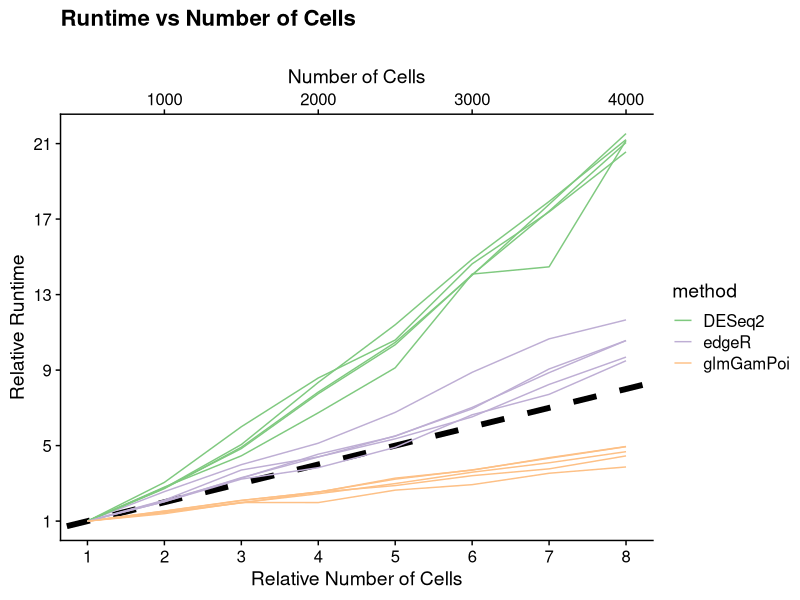
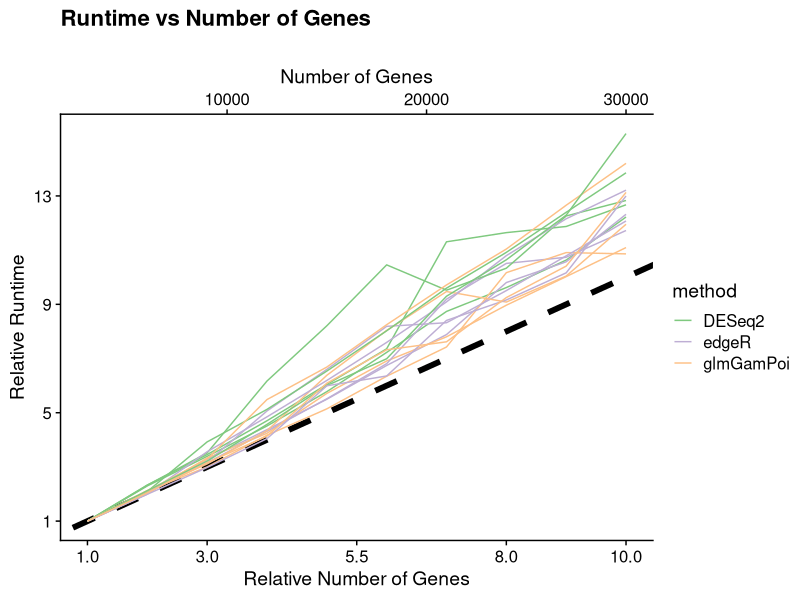
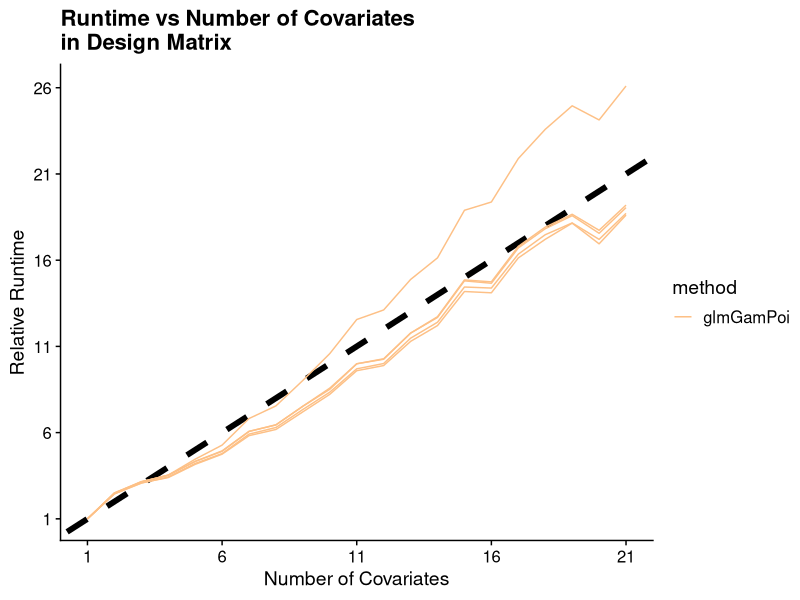
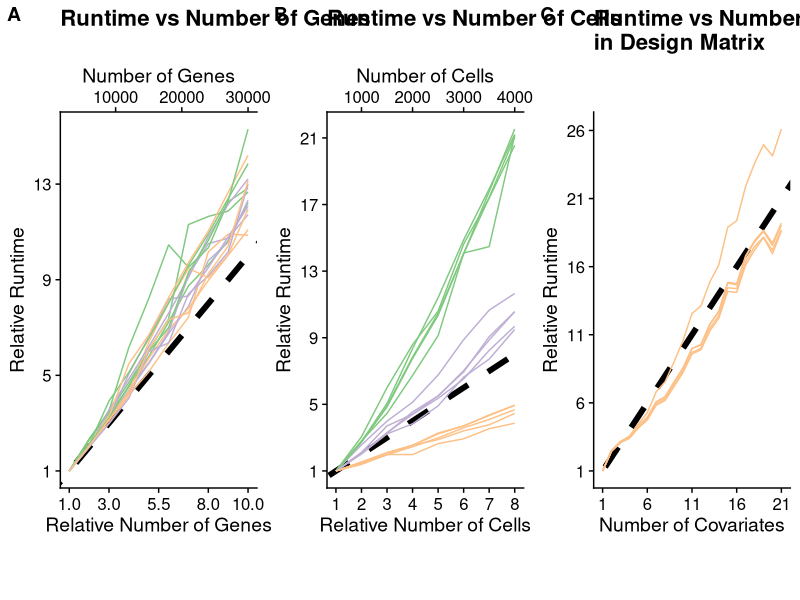

Here is the R script that generated these plots, in order: (Note: this script raises an error after producing the figures.)
## ---- chunk 1
library(tidyverse)
## ---- chunk 2
asymp_bench_res <- read_tsv("data/asymp_bench_res.tsv")
asymp_bench_res
## ---- chunk 3
p_cell_scaling <- asymp_bench_res %>%
  filter(dimension == "Cell") %>%
  filter(method %in% c("glm_gp",  "DESeq2", "edgeR")) %>%
  mutate(method = ifelse(method == "glm_gp", "glmGamPoi", method)) %>%
  group_by(job_id, method) %>%
  mutate(rel_timing = timing_elapsed / timing_elapsed[number == min(number)]) %>%
  mutate(rel_number = number / min(number)) %>%
  ggplot(aes(x = rel_number, y = rel_timing)) +
    geom_abline(intercept = 0, slope = 1, size = 2, linetype = "dashed") +
    geom_line(aes(color = method, group = paste0(job_id, "-", method))) +
    # coord_fixed() +
    labs(title = "Runtime vs Number of Cells\n",
         y = "Relative duration") +
    scale_x_continuous(breaks = 1:8, name = "Relative Number of Cells",
                       sec.axis = sec_axis(trans = ~ .x * min(filter(asymp_bench_res, dimension == "Cell")$number),
                                            name = "Number of Cells")) +
    scale_y_continuous(breaks = seq(1, 24, by = 4), name = "Relative Runtime") +
    scale_color_brewer(type = "qual", palette = 1) +
    cowplot::theme_cowplot() +
    NULL

p_cell_scaling


p_gene_scaling <- asymp_bench_res %>%
  filter(dimension == "Gene") %>%
  filter(method %in% c("glm_gp", "DESeq2", "edgeR")) %>%
  mutate(method = ifelse(method == "glm_gp", "glmGamPoi", method)) %>%
  group_by(job_id, method) %>%
  mutate(rel_timing = timing_elapsed / timing_elapsed[number == min(number)]) %>%
  mutate(rel_number = number / min(number)) %>%
  ggplot(aes(x = rel_number, y = rel_timing)) +
    geom_abline(intercept = 0, slope = 1, size = 2, linetype = "dashed") +
    geom_line(aes(color = method, group = paste0(job_id, "-", method))) +
    # coord_fixed() +
    labs(title = "Runtime vs Number of Genes\n",
         y = "Relative duration") +
    scale_x_continuous(breaks = c(1, 3, 5.5, 8, 10), name = "Relative Number of Genes",
                       sec.axis = sec_axis(trans = ~ .x * min(filter(asymp_bench_res, dimension == "Gene")$number),
                                            name = "Number of Genes")) +
    scale_y_continuous(breaks = seq(1, 24, by = 4), name = "Relative Runtime") +
    scale_color_brewer(type = "qual", palette = 1) +
    cowplot::theme_cowplot() +
    NULL

p_gene_scaling
## ---- chunk 4
asympparam_bench_res <- read_tsv("data/asympparam_bench_res.tsv")
asympparam_bench_res
## ---- chunk 5
p_param_scaling <- asympparam_bench_res %>%
  filter(method %in% c("glm_gp", "DESeq2", "edgeR")) %>%
  mutate(method = ifelse(method == "glm_gp", "glmGamPoi", method)) %>%
  group_by(job_id, method) %>%
  mutate(rel_timing = timing_elapsed / timing_elapsed[number == min(number)]) %>%
  mutate(rel_number = number / min(number)) %>%
  ggplot(aes(x = rel_number, y = rel_timing)) +
    geom_abline(intercept = 0, slope = 1, size = 2, linetype = "dashed") +
    geom_line(aes(color = method, group = paste0(job_id, "-", method))) +
    # coord_fixed() +
    labs(title = "Runtime vs Number of Covariates\nin Design Matrix") +
    scale_x_continuous(breaks = seq(1, 21, by = 5), name = "Number of Covariates") +
    scale_y_continuous(breaks = seq(1, 26, by = 5), name = "Relative Runtime") +
    scale_color_manual(values = "#fdc086") +
    cowplot::theme_cowplot() +
    NULL

p_param_scaling
## ---- chunk 6
cowplot::plot_grid(
  cowplot::plot_grid(p_gene_scaling + theme(legend.position = "none"), 
                     p_cell_scaling + theme(legend.position = "none"),
                     p_param_scaling + theme(legend.position = "none"), 
                     nrow = 1, align = "hv", labels = c("A", "B", "C")),
  cowplot::plot_grid(NULL, cowplot::get_legend(p_gene_scaling + 
                                                 guides(colour = guide_legend(title = "", override.aes = list(size = 3))) + 
                                                 theme(legend.position = "bottom")), 
                     NULL, rel_widths = c(0.68,1,1)),
  nrow = 2, rel_heights = c(1, 0.1)
)

cowplot::save_plot("plots/empirical_scaling.pdf", last_plot(), ncol = 3, nrow = 1, base_asp = 1.0, base_height = 4.5)
## ---- chunk 7
asymp_bench_res %>%
  filter(dimension == "Cell") %>%
  filter(method %in% c("glm_gp",  "DESeq2", "edgeR")) %>%
  ggplot(aes(x = number, y = timing_elapsed / 60)) +
    geom_line(aes(color = method, group = paste0(job_id, "-", method))) +
    geom_smooth(method = "lm", formula = y ~ x - 1) +
    xlim(0, NA) +
    facet_wrap(~ method, scale = "free_y") +
    scale_color_brewer(type = "qual", palette = 1) +
    cowplot::theme_cowplot()
  
